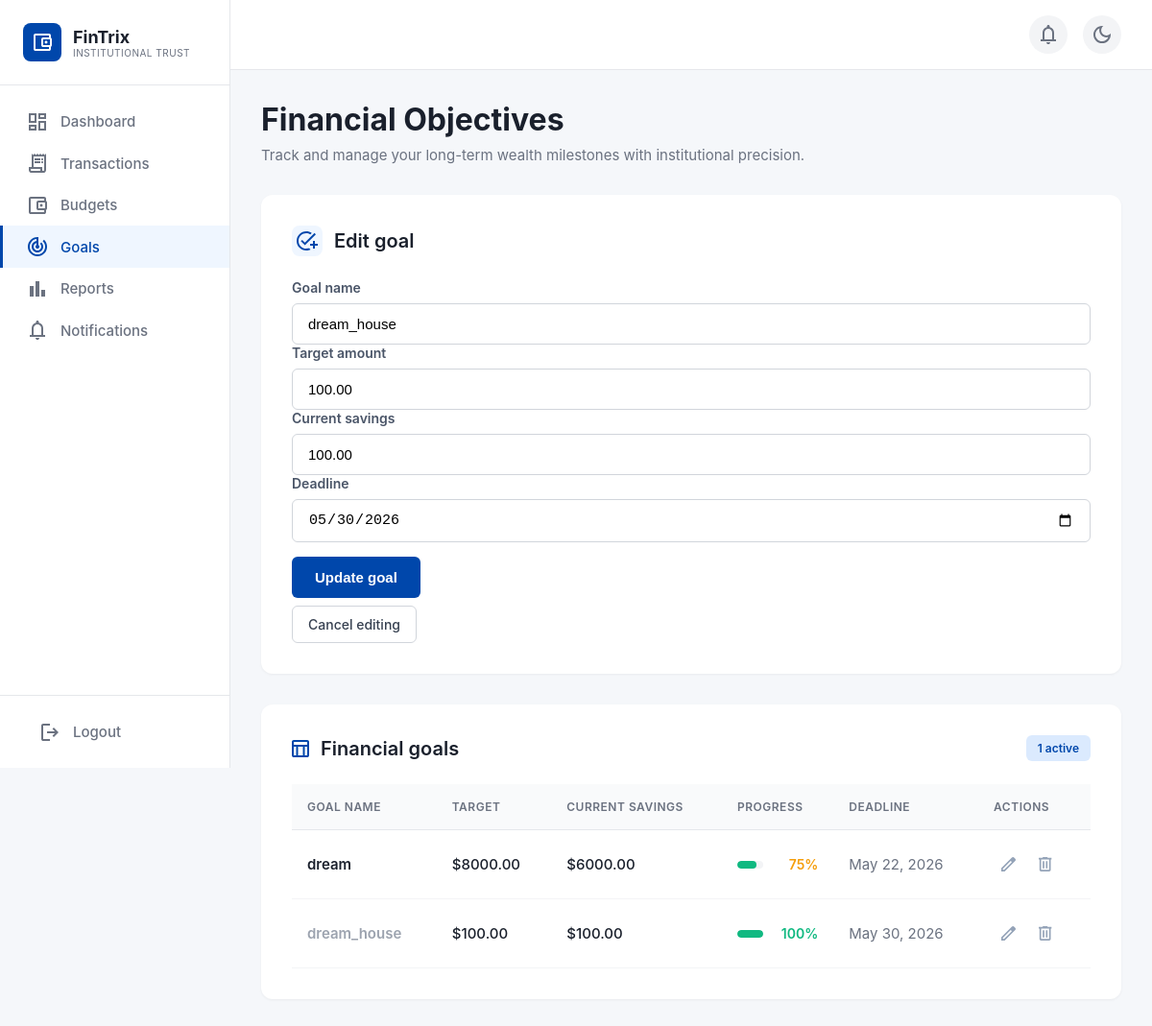
/goals/edit/2/ (signed in), run on the app's committed database.
### goals/models.py (models this page shows, shortened)
class Goal(models.Model):
    user = models.ForeignKey(settings.AUTH_USER_MODEL, on_delete=models.CASCADE)
    name = models.CharField(max_length=200)
    target_amount = models.DecimalField(max_digits=12, decimal_places=2)
    current_savings = models.DecimalField(max_digits=12, decimal_places=2, default=0)
    deadline = models.DateField()
    def progress_percentage(self):
        if self.target_amount == 0:
            return 0
        return min(int((self.current_savings / self.target_amount) * 100), 100)
    @property
    def progress(self):
        return self.progress_percentage()

### goals/views.py (the view)
# urls.py: path("edit/<int:goal_id>/", views.edit_goal, name="edit_goal"),
@login_required
@require_http_methods(['GET', 'POST'])
def edit_goal(request, goal_id):
    goal = get_object_or_404(Goal, id=goal_id, user=request.user)
    if request.method == 'POST':
        form = GoalForm(request.POST, instance=goal)
        if form.is_valid():
            form.save()
            messages.success(request, 'Goal updated successfully.')
            return redirect('goals_page')
    else:
        form = GoalForm(instance=goal)
    goals = _goals_list(request.user)
    return render(
        request,
        'goals.html',
        {
            'goals': goals,
            'form': form,
            'edit_mode': True,
            'edit_goal_id': goal.id,
            'active_count': _active_goal_count(goals),
        },
    )

### goals/forms.py (shortened to what this page needs)
class GoalForm(forms.ModelForm):
    class Meta:
        model = Goal
        fields = ['name', 'target_amount', 'current_savings', 'deadline']
        widgets = {
            'name': forms.TextInput(
                attrs={
                    'placeholder': 'e.g. Dream House',
                    'autocomplete': 'off',
                }
            ),
            'target_amount': forms.NumberInput(
                attrs={'placeholder': '0.00', 'step': '0.01', 'min': '0.01'}
            ),
            'current_savings': forms.NumberInput(
                attrs={'placeholder': '0.00', 'step': '0.01', 'min': '0'}
            ),
            'deadline': forms.DateInput(attrs={'type': 'date'}),
        }

### goals/views.py (called while the page is built)
def _active_goal_count(goals_iterable):
    return sum(1 for g in goals_iterable if g.progress < 100)

def _goals_list(user):
    return list(Goal.objects.filter(user=user).order_by('deadline'))

### goals/templates/goals.html (shortened to what this page needs)
<!DOCTYPE html>
{% load static %}
<html lang="en">
<head>
    <link rel="stylesheet" href="{% static 'css/style-goals.css' %}">
</head>
<body>
    <aside class="sidebar" id="sidebar">
        <div class="sidebar-header">
            <a href="{% url 'home' %}" class="sidebar-logo">
                <div class="logo-icon">
                    </div>
                <div class="logo-text">
                    <span class="brand">FinTrix</span>
                    <span class="tagline">Institutional Trust</span>
                </div>
            </a>
        </div>
        <nav class="sidebar-nav">
            <a href="#" class="nav-item">
                <span class="nav-icon"><svg width="18" height="18" viewBox="0 0 18 18" fill="none" xmlns="http://www.w3.org/2000/svg">
                    <path d="M10 6V0H18V6H10ZM0 10V0H8V10H0ZM10 18V8H18V18H10ZM0 18V12H8V18H0ZM2 8H6V2H2V8ZM12 16H16V10H12V16ZM12 4H16V2H12V4ZM2 16H6V14H2V16Z" fill="#64748B"/>
                    </svg>
                    </span>
                <span>Dashboard</span>
            </a>
            <a href="#" class="nav-item">
                <span class="nav-icon">
                    </span>
                <span>Transactions</span>
            </a>
            <a href="#" class="nav-item">
                <span class="nav-icon">
                    </span>
                <span>Budgets</span>
            </a>
            <a href="{% url 'goals_page' %}" class="nav-item active">
                <span class="nav-icon">
                    </span>
                <span>Goals</span>
            </a>
            <a href="#" class="nav-item">
                <span class="nav-icon"><svg width="16" height="16" viewBox="0 0 16 16" fill="none" xmlns="http://www.w3.org/2000/svg">
                    <path d="M12 16V9H16V16H12ZM6 16V0H10V16H6ZM0 16V5H4V16H0Z" fill="#64748B"/>
                    </svg>
                    </span>
                <span>Reports</span>
            </a>
            <a href="#" class="nav-item">
                <span class="nav-icon">
                    </span>
                <span>Notifications</span>
            </a>
        </nav>
        <div class="sidebar-footer">
            <a href="{% url 'logout' %}" class="logout-btn">
                <span class="nav-icon">
                    </span>
                <span>Logout</span>
            </a>
        </div>
    </aside>
    <main class="main-content">
        <header class="top-header">
            <div class="header-icon" title="Notifications">
                </div>
            <div class="header-icon" title="Toggle Dark Mode">
                </div>
        </header>
        <div class="page-content">
            <div class="page-header">
                <h1>Financial Objectives</h1>
                <p>Track and manage your long-term wealth milestones with institutional precision.</p>
            </div>
            <div class="card">
                <div class="card-header">
                    <div class="card-header-icon">
                    </div>
                    <h2>{% if edit_mode %}Edit goal{% else %}Add new goal{% endif %}</h2>
                </div>
                <form method="post" action="{% if edit_mode %}{% url 'edit_goal' edit_goal_id %}{% else %}{% url 'goals_page' %}{% endif %}">
                    <div class="form-group">
                        <label for="{{ form.name.id_for_label }}">Goal name</label>
                        {{ form.name }}
                    </div>
                    <div class="form-group">
                        <label for="{{ form.target_amount.id_for_label }}">Target amount</label>
                        {{ form.target_amount }}
                    </div>
                    <div class="form-group">
                        <label for="{{ form.current_savings.id_for_label }}">Current savings</label>
                        {{ form.current_savings }}
                    </div>
                    <div class="form-group">
                        <label for="{{ form.deadline.id_for_label }}">Deadline</label>
                        {{ form.deadline }}
                    </div>
                    <button type="submit" class="btn-create">{% if edit_mode %}Update goal{% else %}Create goal{% endif %}</button>
                    {% if edit_mode %}
                    <div class="form-actions-row">
                        <a class="btn-secondary-outline" href="{% url 'goals_page' %}">Cancel editing</a>
                    </div>
                    {% endif %}
                </form>
            </div>
            <div class="card">
                <div class="goals-table-header">
                    <h2>
                        <span class="table-icon">
                        </span>
                        Financial goals
                    </h2>
                    <div class="active-badge"><span id="activeCount">{{ active_count }}</span> active</div>
                </div>
                <div class="goals-table-wrapper">
                    <table class="goals-table">
                        <thead>
                            <tr>
                                <th>Goal name</th>
                                <th>Target</th>
                                <th>Current savings</th>
                                <th>Progress</th>
                                <th>Deadline</th>
                                <th>Actions</th>
                            </tr>
                        </thead>
                        <tbody>
                            {% for goal in goals %}
                            <tr>
                                <td class="goal-name{% if goal.progress >= 100 %} completed{% endif %}">{{ goal.name }}</td>
                                <td class="goal-amount">${{ goal.target_amount|floatformat:2 }}</td>
                                <td class="goal-amount">${{ goal.current_savings|floatformat:2 }}</td>
                                <td>
                                    <div class="progress-cell">
                                        <div class="progress-bar-container">
                                            <div class="progress-bar-fill{% if goal.progress >= 100 %} complete{% elif goal.progress >= 70 %} high{% endif %}" style="width: {{ goal.progress }}%;"></div>
                                        </div>
                                        <span class="progress-percentage{% if goal.progress >= 100 %} complete{% elif goal.progress >= 70 %} high{% else %} low{% endif %}">{{ goal.progress }}%</span>
                                    </div>
                                </td>
                                <td class="goal-date">{{ goal.deadline|date:"M j, Y" }}</td>
                                <td>
                                    <div class="goal-actions">
                                        <a href="{% url 'edit_goal' goal.id %}" class="action-btn" title="Edit goal">
</a>
                                        <form method="post" action="{% url 'delete_goal' goal.id %}" style="display:inline;" onsubmit="return confirm('Delete this goal?');">
                                            <button type="submit" class="action-btn delete" title="Delete goal">
</button>
                                        </form>
                                    </div>
                                </td>
                            </tr>
                            {% endfor %}
                        </tbody>
                    </table>
                </div>
            </div>
        </div>
    </main>
    {% load static %}
</body>
</html>

### goals/templates/goals.html (style rules this page uses)
.form-actions-row { display: flex; gap: 0.75rem; align-items: center; flex-wrap: wrap; margin-top: 0.5rem; }
.btn-secondary-outline { padding: 0.65rem 1rem; border-radius: 6px; border: 1px solid #d1d5db; background: white; color: #374151; font-weight: 500; text-decoration: none; font-size: 0.875rem; }

### data on the page
Goal: name "dream_house", target_amount "100.00", current_savings "100.00", deadline "05/30/2026", progress "100", deadline "May 30, 2026"
Goal: name "dream", target_amount "8000.00", current_savings "6000.00", progress "75", deadline "May 22, 2026"

### other printed values
{{ active_count }} "1"
